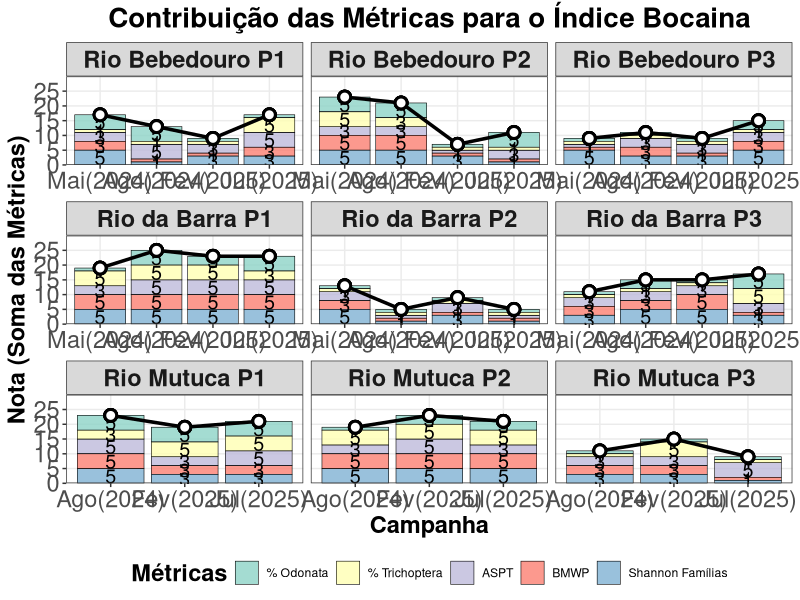
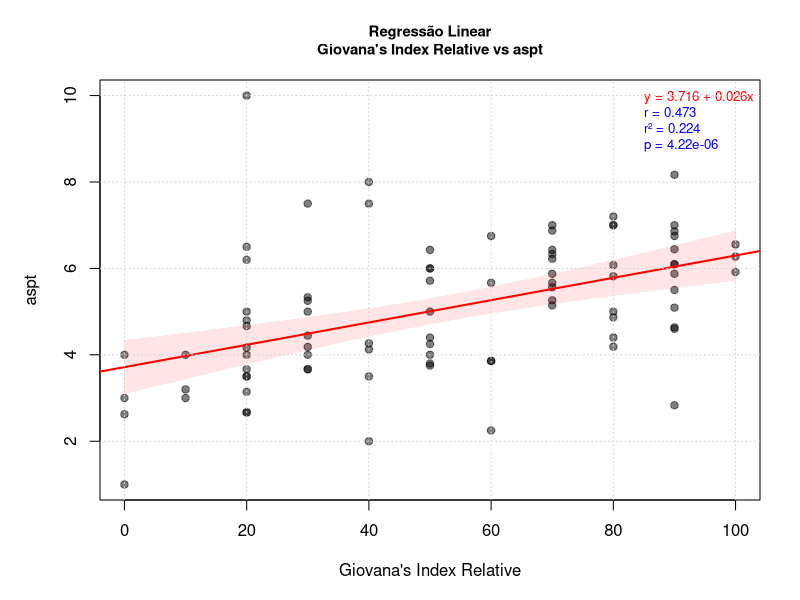
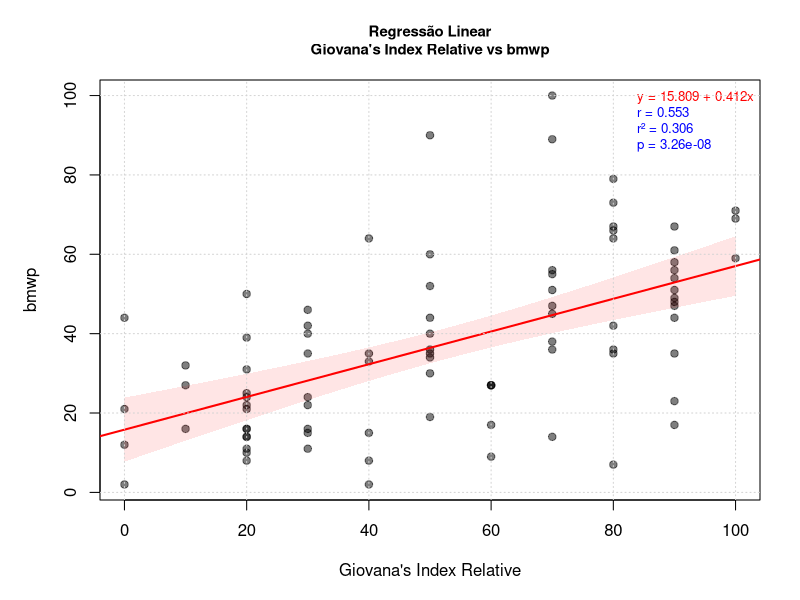
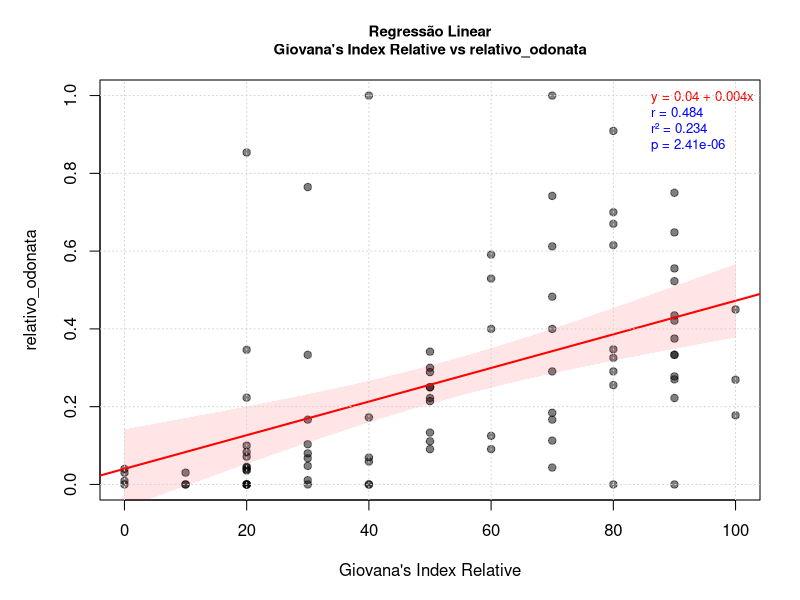
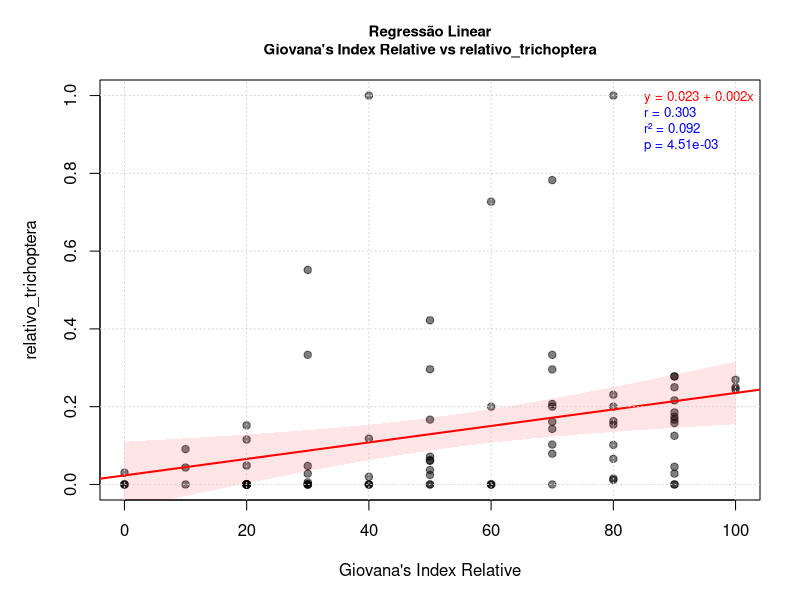
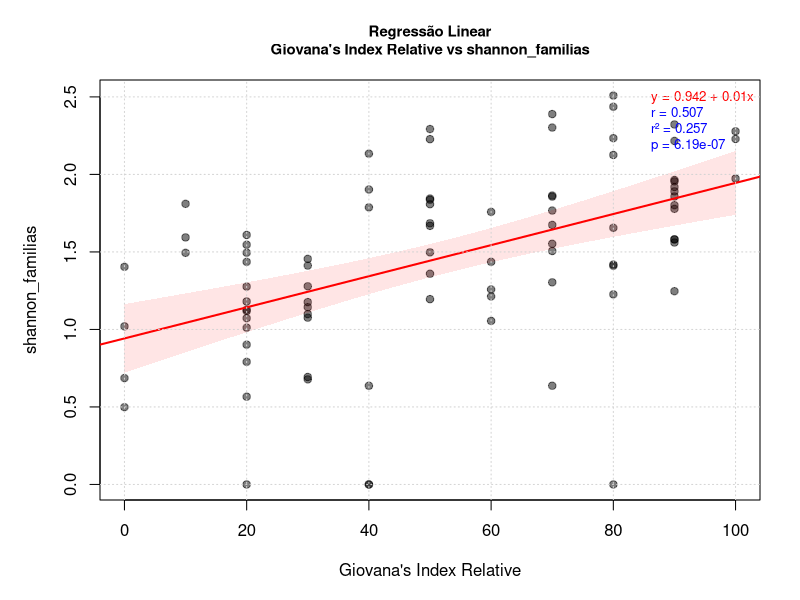
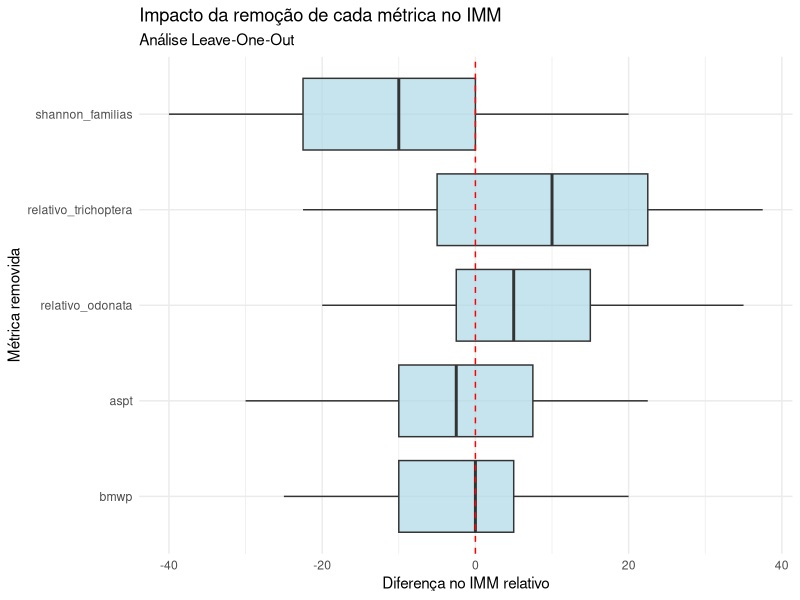
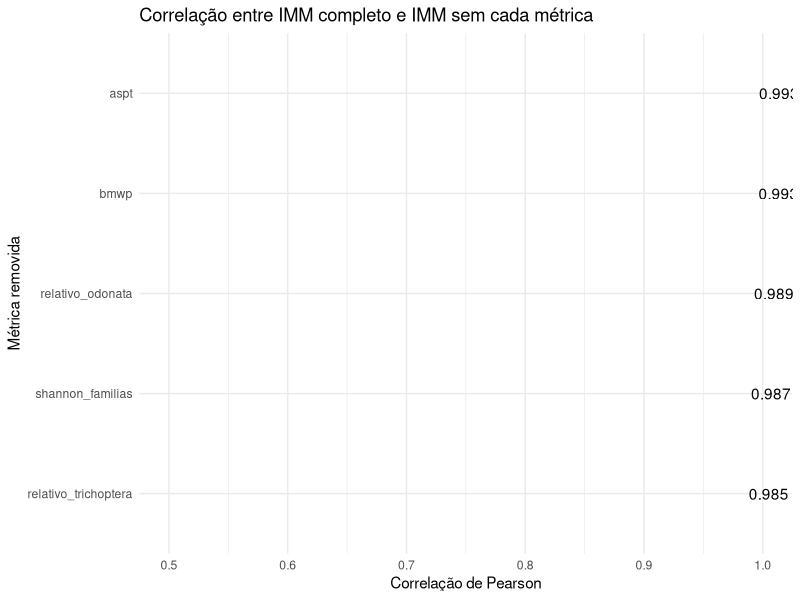

Here is the R script that generated these plots, in order:
library(tidyverse)
library(corrplot)

################################## Configurações ###############################
set.seed(1994)
pontos_referencia <- c("RiodaBarra-P1/2", "RioMutuca-P1")
pontos_impactado <- c("RiodaBarra-P2", "RioMutuca-P3")
rios <- c("rio_bebedouro", "rio_da_barra", "rio_mutuca")
amostras_descartadas <- c("RiodaBarra-P1")
metodos_de_amostragem <- c("D Net")
vetor_respostas <- c(
  "aspt", 
  "bmwp", 
  #"filtrador_proporcao",
  #"raspadores_proporcao",
  #"razao_ept_chironomidae",
  "relativo_odonata",
  "relativo_trichoptera",
  "shannon_familias")

nota_maxima <- length(vetor_respostas) * 5
nota_minima <- length(vetor_respostas)


# Pastas de figuras
pasta_figuras <- "figuras/cap2/indice_multimetrico/indice_bocaina/"
if (!dir.exists(pasta_figuras)) {
  dir.create(pasta_figuras, recursive = TRUE)
}

# Pasta de tabelas
pasta_tabelas <- "tabelas/cap2/indice_multimetrico/indice_bocaina/"
if (!dir.exists(pasta_tabelas)) {
  dir.create(pasta_tabelas, recursive = TRUE)
}

################################## Carregar dados ##############################
indices_df <- read_csv("dados/processado/matriz_indices_imaturos_piata.csv") 


############################## Pre-processamento ###############################
# Adicionar coluna de impacto
indices_df <- indices_df %>%
  mutate(
    impacto = case_when(
      locality_name %in% pontos_referencia ~ "referencia",
      locality_name %in% pontos_impactado ~ "impactado",
      TRUE ~ "desconsiderado"
    )
  ) %>%
  filter(rio %in% rios) %>%
  filter(!locality_name %in% amostras_descartadas)

dados_filtrados <- indices_df %>%
  filter(impacto != "desconsiderado") %>%
  filter(method %in% metodos_de_amostragem) %>%
  mutate(
    impacto = as.factor(impacto),
    method = as.factor(method)
  ) 

############################### Detectando limiares ############################
estatisticas_df <- data.frame()


for (i in vetor_respostas) {
  print(paste("Analisando índice:", i))
  
  estatisticas <- dados_filtrados %>%
    filter(impacto == "referencia") %>%
    mutate(
      minimo = min(.data[[i]]),
      quartil_25 = quantile(.data[[i]], 0.25, na.rm = TRUE),
      quartil_50 = quantile(.data[[i]], 0.50, na.rm = TRUE),
      quartil_75 = quantile(.data[[i]], 0.75, na.rm = TRUE),
      maximo = max(.data[[i]]),
      metade = quartil_25 / 2
      ) %>%
    mutate(metrica = i) %>%
    select(
      metrica, quartil_25, quartil_50, quartil_75, maximo, minimo, metade
    ) %>%
    group_by(metrica) %>%
    summarise_if(is.numeric, mean, na.rm = TRUE)

  estatisticas_df <- rbind(estatisticas_df, estatisticas)
}

write_csv(
  estatisticas_df,
  file.path(pasta_tabelas, "limiares_indices_imaturos_piata.csv")
)
############################### Aplicando na bacia #############################

statisticas_df_limpa <- estatisticas_df %>%
  select(metrica, quartil_25, metade)

indices_rebalanceados_df <- indices_df %>%
  filter(method %in% metodos_de_amostragem) %>%
  select(campanha, rio, locality_name, vetor_respostas) %>%
  pivot_longer(
    cols = all_of(vetor_respostas),
    names_to = "metrica",
    values_to = "valor"
  ) %>%
  left_join(statisticas_df_limpa, by = "metrica") %>%
  mutate(
    nota = case_when(
      valor >= quartil_25 ~ 5,
      valor >= metade & valor < quartil_25 ~ 3,
      valor < metade ~ 1,
      TRUE ~ NA_real_
    )
  ) 

write_csv(
  estatisticas_df,
  file.path(pasta_tabelas, "poontuacao_intermediaria.csv")
)



giovanas_index <- indices_rebalanceados_df %>%
  group_by(campanha, rio, locality_name) %>%
  summarise(giovanas_index = sum(nota)) %>%
  ungroup() %>%
  mutate(
    giovanas_index_relative = (giovanas_index - nota_minima) 
                              / (nota_maxima - nota_minima) * 100
  )


tabela_IMM <- giovanas_index %>%
  select(campanha, rio, locality_name, giovanas_index, giovanas_index_relative)

tabela_indices <- indices_df %>%
  select(campanha, rio, locality_name, all_of(vetor_respostas)) %>%
  left_join(tabela_IMM, by = c("campanha", "rio", "locality_name"))

write_csv(
  tabela_indices,
  file.path(pasta_tabelas, "indice_bocaina_imaturos_piata.csv")
)


################## Plot indice multimetrico ####################################
metricas_contribuicao <- indices_rebalanceados_df %>%
  left_join(giovanas_index, by = c("campanha", "rio", "locality_name")) %>%
  mutate(
    metrica_label = case_when(
      metrica == "aspt" ~ "ASPT",
      metrica == "bmwp" ~ "BMWP",
      metrica == "razao_ept_chironomidae" ~ "EPT/Chironomidae",
      metrica == "relativo_odonata" ~ "% Odonata",
      metrica == "relativo_trichoptera" ~ "% Trichoptera",
      metrica == "riqueza_familias_ephemeroptera" ~ "Presença Ephemeroptera",
      metrica == "shannon_familias" ~ "Shannon Famílias",
      TRUE ~ metrica
    ),
    campanha = case_when(
      campanha == "campanha_1" ~ "Mai(2024)",
      campanha == "campanha_2" ~ "Ago(2024)",
      campanha == "campanha_3" ~ "Fev(2025)",
      campanha == "campanha_4" ~ "Jul(2025)",
      TRUE ~ campanha
    ),
    campanha = factor(
      campanha, 
      levels = c("Mai(2024)", "Ago(2024)", "Fev(2025)", "Jul(2025)")
    ),
    locality_name = case_when(
      locality_name == "RioBebedouro-P1" ~ "Rio Bebedouro P1",
      locality_name == "RioBebedouro-P2" ~ "Rio Bebedouro P2",
      locality_name == "RioBebedouro-P3" ~ "Rio Bebedouro P3",
      locality_name == "RiodaBarra-P1/2" ~ "Rio da Barra P1",
      locality_name == "RiodaBarra-P2" ~ "Rio da Barra P2",
      locality_name == "RiodaBarra-P3" ~ "Rio da Barra P3",
      locality_name == "RioMutuca-P1" ~ "Rio Mutuca P1",
      locality_name == "RioMutuca-P2" ~ "Rio Mutuca P2",
      locality_name == "RioMutuca-P3" ~ "Rio Mutuca P3",
      TRUE ~ locality_name
    )
  ) 


plot <- ggplot() +
  # Barras empilhadas com os valores brutos das notas
  geom_col(
    data = metricas_contribuicao,
    aes(x = campanha, y = nota, fill = metrica_label),
    position = "stack",
    alpha = 0.8,
    color = "black",
    size = 0.2
  ) +
  # Adicionar texto com os valores das notas dentro das barras
  geom_text(
    data = metricas_contribuicao,
    aes(x = campanha, y = nota, fill = metrica_label, label = nota),
    position = position_stack(vjust = 0.5),
    size = 5,
    color = "black"
  ) +
  # Linha do índice total
  geom_line(
    data = metricas_contribuicao,
    aes(x = campanha, y = giovanas_index, group = 1),
    color = "black",
    size = 1.2
  ) +
  # Pontos do índice total
  geom_point(
    data = metricas_contribuicao,
    aes(x = campanha, y = giovanas_index),
    color = "black",
    size = 3,
    shape = 21,
    fill = "white",
    stroke = 1.5
  ) +
  facet_wrap(~  locality_name, scales = "free_x", ncol = 3) +
  labs(
    x = "Campanha",
    y = "Nota (Soma das Métricas)",
    fill = "Métricas",
    title = "Contribuição das Métricas para o Índice Bocaina"
  ) +
  scale_fill_brewer(palette = "Set3") +
  theme_bw() +
  theme(
    axis.text = element_text(angle = 0, hjust = 0.5, size = 17),
    legend.position = "bottom",
    panel.grid.minor = element_blank(),
    strip.text = element_text(size = 17, face = "bold"),
    plot.title = element_text(size = 20, face = "bold", hjust = 0.5),
    axis.title = element_text(size = 17, face = "bold"),
    legend.title = element_text(size = 17, face = "bold")
    
  ) +
  scale_y_continuous(
    limits = c(0, nota_maxima + 5),
    breaks = seq(0, nota_maxima, by = 5),
    expand = c(0, 0)
  )

ggsave(
  filename = file.path(pasta_figuras, "indice_bocaina_imaturos_piata.png"),
  plot = plot,
  width = 15,
  height = 15,
  dpi = 300
)


############################# plotar correlação entre métricas e IMM ###########
# Identificar colunas numéricas (excluindo giovanas_index_relative e giovanas_index)
colunas_numericas <- names(tabela_indices)[sapply(tabela_indices, is.numeric)]
colunas_para_plotar <- setdiff(colunas_numericas, c("giovanas_index_relative", "giovanas_index"))

# Criar gráficos de dispersão para giovanas_index_relative vs outras variáveis numéricas
if(length(colunas_para_plotar) > 0) {
  # Criar um arquivo PDF com todos os gráficos
  pdf(file.path(pasta_figuras, "graficos_giovanas_index_relative.pdf"),
      width = 10, height = 8)
  
  for(var in colunas_para_plotar) {
    # Extrair valores
    x <- tabela_indices[["giovanas_index_relative"]]
    y <- tabela_indices[[var]]
    
    # Remover NAs
    validos <- complete.cases(x, y)
    x_clean <- x[validos]
    y_clean <- y[validos]
    
    # Pular se não houver dados suficientes
    if(length(x_clean) < 3) next
    
    # Calcular correlação
    r <- cor(x_clean, y_clean, method = "pearson")
    r2 <- r^2
    
    # Teste de correlação
    cor_test <- cor.test(x_clean, y_clean, method = "pearson")
    p_val <- cor_test$p.value
    
    # Ajustar modelo de regressão linear
    modelo_linear <- lm(y_clean ~ x_clean)
    
    # Extrair coeficientes da regressão
    intercepto <- coef(modelo_linear)[1]
    inclinacao <- coef(modelo_linear)[2]
    
    # Criar o gráfico
    par(mar = c(5, 5, 4, 2))
    plot(x_clean, y_clean,
         xlab = "Giovana's Index Relative",
         ylab = var,
         main = paste("Regressão Linear\nGiovana's Index Relative vs", var),
         pch = 19,
         col = rgb(0, 0, 0, 0.5),
         cex.main = 0.9)
    
    # Adicionar linha de regressão linear
    abline(modelo_linear, col = "red", lwd = 2)
    
    # Adicionar intervalo de confiança da regressão
    if(length(x_clean) > 10) {  # Só adiciona intervalo se houver dados suficientes
      x_ordenado <- seq(min(x_clean), max(x_clean), length.out = 100)
      intervalo_conf <- predict(modelo_linear, 
                               newdata = data.frame(x_clean = x_ordenado), 
                               interval = "confidence")
      
      # Adicionar banda de confiança
      polygon(c(x_ordenado, rev(x_ordenado)),
              c(intervalo_conf[,2], rev(intervalo_conf[,3])),
              col = rgb(1, 0, 0, 0.1), border = NA)
    }
    
    # Adicionar equação da reta e estatísticas
    equacao <- paste0("y = ", round(intercepto, 3), 
                     ifelse(inclinacao >= 0, " + ", " - "), 
                     round(abs(inclinacao), 3), "x")
    
    legend("topright",
           legend = c(
             equacao,
             paste("r =", round(r, 3)),
             paste("r² =", round(r2, 3)),
             paste("p =", format(p_val, scientific = TRUE, digits = 3))
           ),
           bty = "n",
           cex = 0.8,
           text.col = c("red", "blue", "blue", "blue"))
    
    # Adicionar grid
    grid()
  }
  
  dev.off()
  
  cat("Gráficos de regressão linear salvos em: graficos_giovanas_index_relative.pdf\n")
  
  # Também criar uma tabela resumo das correlações
  resultado_correlacoes <- data.frame(
    Variavel = colunas_para_plotar,
    Correlacao_r = NA,
    R_quadrado = NA,
    P_valor = NA,
    Significativo_005 = NA
  )
  
  for(i in 1:length(colunas_para_plotar)) {
    var <- colunas_para_plotar[i]
    validos <- complete.cases(tabela_indices[["giovanas_index_relative"]], 
                             tabela_indices[[var]])
    
    if(sum(validos) >= 3) {
      cor_test <- cor.test(tabela_indices[["giovanas_index_relative"]][validos], 
                          tabela_indices[[var]][validos])
      resultado_correlacoes$Correlacao_r[i] <- round(cor_test$estimate, 3)
      resultado_correlacoes$R_quadrado[i] <- round(cor_test$estimate^2, 3)
      resultado_correlacoes$P_valor[i] <- format(cor_test$p.value, scientific = TRUE, digits = 3)
      resultado_correlacoes$Significativo_005[i] <- cor_test$p.value < 0.05
    }
  }
  
  # Mostrar e salvar resultados
  print(resultado_correlacoes)
  write.csv(resultado_correlacoes, file.path(pasta_tabelas, "correlacoes_giovanas_index_relative.csv"), row.names = FALSE)
  
}

############################## INACABADO INACABADO #############################
############################### Análise Leave-One-Out ##########################
############################## INACABADO INACABADO #############################

# Função para calcular o IMM com um conjunto específico de métricas
calcular_imm <- function(vetor_metricas, dados, estatisticas_df) {
  
  # Ajustar notas máximas e mínimas para o número de métricas
  nota_max_parcial <- length(vetor_metricas) * 5
  nota_min_parcial <- length(vetor_metricas)
  
  # Filtrar estatísticas para as métricas selecionadas
  estatisticas_parciais <- estatisticas_df %>%
    filter(metrica %in% vetor_metricas) %>%
    select(metrica, quartil_25, metade)
  
  # Calcular IMM parcial
  imm_parcial <- dados %>%
    select(campanha, rio, locality_name, all_of(vetor_metricas)) %>%
    pivot_longer(
      cols = all_of(vetor_metricas),
      names_to = "metrica",
      values_to = "valor"
    ) %>%
    left_join(estatisticas_parciais, by = "metrica") %>%
    mutate(
      nota = case_when(
        valor >= quartil_25 ~ 5,
        valor >= metade & valor < quartil_25 ~ 3,
        valor < metade ~ 1,
        TRUE ~ NA_real_
      )
    ) %>%
    group_by(campanha, rio, locality_name) %>%
    summarise(
      imm_score = sum(nota),
      n_metricas = n(),
      .groups = 'drop'
    ) %>%
    mutate(
      imm_relative = (imm_score - nota_min_parcial) / 
                     (nota_max_parcial - nota_min_parcial) * 100
    )
  
  return(imm_parcial)
}

# Calcular IMM completo (referência)
imm_completo <- calcular_imm(vetor_respostas, indices_df, estatisticas_df)

# Inicializar dataframe para resultados
resultados_loo <- data.frame()

# Loop Leave-One-Out
for (metrica_removida in vetor_respostas) {
  
  cat("\n========================================\n")
  cat("Removendo métrica:", metrica_removida, "\n")
  
  # Criar vetor sem a métrica atual
  metricas_reduzidas <- vetor_respostas[vetor_respostas != metrica_removida]
  
  # Calcular IMM sem essa métrica
  imm_parcial <- calcular_imm(metricas_reduzidas, indices_df, estatisticas_df)
  
  # Comparar com o IMM completo
  comparacao <- imm_completo %>%
    select(campanha, rio, locality_name, imm_completo = imm_relative) %>%
    left_join(
      imm_parcial %>% 
        select(campanha, rio, locality_name, imm_parcial = imm_relative),
      by = c("campanha", "rio", "locality_name")
    ) %>%
    mutate(
      metrica_removida = metrica_removida,
      diferenca = imm_parcial - imm_completo,
      diferenca_absoluta = abs(diferenca)
    )
  
  resultados_loo <- bind_rows(resultados_loo, comparacao)
  
  # Resumo estatístico
  cat("Diferença média:", mean(comparacao$diferenca, na.rm = TRUE), "\n")
  cat("Diferença absoluta média:", mean(comparacao$diferenca_absoluta, na.rm = TRUE), "\n")
  cat("Correlação com IMM completo:", cor(comparacao$imm_completo, comparacao$imm_parcial, use = "complete.obs"), "\n")
}

# Salvar resultados completos
write_csv(
  resultados_loo,
  file.path(pasta_tabelas, "resultados_leave_one_out.csv")
)

############################### Análise de estabilidade ########################

# Resumo por métrica removida
resumo_loo <- resultados_loo %>%
  group_by(metrica_removida) %>%
  summarise(
    correlacao = cor(imm_completo, imm_parcial, use = "complete.obs"),
    dif_media = mean(diferenca, na.rm = TRUE),
    dif_abs_media = mean(diferenca_absoluta, na.rm = TRUE),
    dif_dp = sd(diferenca, na.rm = TRUE),
    dif_max = max(diferenca_absoluta, na.rm = TRUE),
    n_amostras = n(),
    .groups = 'drop'
  ) %>%
  arrange(desc(correlacao))

write_csv(
  resumo_loo,
  file.path(pasta_tabelas, "resumo_leave_one_out.csv")
)

############################### Visualizações ##################################

# 1. Boxplot das diferenças por métrica removida
p1 <- ggplot(resultados_loo, aes(x = reorder(metrica_removida, diferenca_absoluta), 
                                  y = diferenca)) +
  geom_boxplot(fill = "lightblue", alpha = 0.7) +
  geom_hline(yintercept = 0, linetype = "dashed", color = "red") +
  coord_flip() +
  labs(
    title = "Impacto da remoção de cada métrica no IMM",
    subtitle = "Análise Leave-One-Out",
    x = "Métrica removida",
    y = "Diferença no IMM relativo"
  ) +
  theme_minimal()

ggsave(
  file.path(pasta_figuras, "leave_one_out_boxplot.png"),
  p1,
  width = 12,
  height = 8
)

# 2. Correlação entre IMM completo e parcial para cada métrica
p2 <- ggplot(resumo_loo, aes(x = reorder(metrica_removida, correlacao), 
                              y = correlacao)) +
  geom_col(fill = "steelblue") +
  geom_text(aes(label = round(correlacao, 3)), hjust = -0.1) +
  coord_flip() +
  labs(
    title = "Correlação entre IMM completo e IMM sem cada métrica",
    x = "Métrica removida",
    y = "Correlação de Pearson"
  ) +
  ylim(0.5, 1) +
  theme_minimal()

ggsave(
  file.path(pasta_figuras, "leave_one_out_correlacao.png"),
  p2,
  width = 12,
  height = 8
)

# 3. Scatterplot para a métrica mais influente
metrica_mais_influente <- resumo_loo$metrica_removida[which.min(resumo_loo$correlacao)]

p3 <- resultados_loo %>%
  filter(metrica_removida == metrica_mais_influente) %>%
  ggplot(aes(x = imm_completo, y = imm_parcial)) +
  geom_point(alpha = 0.6) +
  geom_abline(slope = 1, intercept = 0, color = "red", linetype = "dashed") +
  geom_smooth(method = "lm", se = TRUE, color = "blue") +
  labs(
    title = paste("IMM completo vs IMM sem", metrica_mais_influente),
    x = "IMM completo (%)",
    y = paste("IMM sem", metrica_mais_influente, "(%)")
  ) +
  theme_minimal()

ggsave(
  file.path(pasta_figuras, "leave_one_out_scatter_mais_influente.png"),
  p3,
  width = 10,
  height = 8
)

# 4. Heatmap da diferença por ponto amostral
p4 <- resultados_loo %>%
  ggplot(aes(x = locality_name, y = metrica_removida, fill = diferenca)) +
  geom_tile() +
  scale_fill_gradient2(low = "red", mid = "white", high = "blue", 
                       midpoint = 0, name = "Diferença") +
  labs(
    title = "Impacto da remoção de métricas por ponto amostral",
    x = "Ponto amostral",
    y = "Métrica removida"
  ) +
  theme_minimal() +
  theme(axis.text.x = element_text(angle = 45, hjust = 1))

ggsave(
  file.path(pasta_figuras, "leave_one_out_heatmap.png"),
  p4,
  width = 14,
  height = 10
)

# 5. Gráfico de importância das métricas
p5 <- ggplot(resumo_loo, aes(x = reorder(metrica_removida, dif_abs_media), 
                              y = dif_abs_media)) +
  geom_col(fill = "darkred", alpha = 0.8) +
  geom_errorbar(aes(ymin = dif_abs_media - dif_dp, 
                    ymax = dif_abs_media + dif_dp),
                width = 0.2) +
  coord_flip() +
  labs(
    title = "Importância relativa das métricas no IMM",
    subtitle = "Baseado na diferença absoluta média ao remover cada métrica",
    x = "Métrica",
    y = "Diferença absoluta média (%)"
  ) +
  theme_minimal()

ggsave(
  file.path(pasta_figuras, "leave_one_out_importancia.png"),
  p5,
  width = 12,
  height = 8
)

############################### Análise de redundância #########################


# Função para criar matriz de p-valores
pval_spearman <- function(df) {
  vars <- names(df)
  n <- length(vars)
  p_mat <- matrix(NA, n, n)
  colnames(p_mat) <- vars
  rownames(p_mat) <- vars

  # Loop pelos pares de variáveis
  for (i in 1:n) {
    for (j in 1:n) {
      if (i == j) {
        p_mat[i, j] <- 0
      } else {
        teste <- cor.test(df[[i]], df[[j]], method = "spearman")
        p_mat[i, j] <- teste$p.value
      }
    }
  }
  return(p_mat)
}



# Matriz de correlação entre métricas
matriz_cor <- dados_filtrados %>%
  select(all_of(vetor_respostas)) %>%
  cor(method = "spearman")

matriz_pval <- pval_spearman(dados_filtrados %>% select(all_of(vetor_respostas)))

# Salvar matriz
write_csv(
  as.data.frame(matriz_cor) %>% rownames_to_column("metrica"),
  file.path(pasta_tabelas, "correlacao_metricas.csv")
)

# Visualizar matriz de correlação


png(file.path(pasta_figuras, "correlacao_metricas.png"), 
    width = 800, height = 800)
corrplot(matriz_cor, 
         method = "color", 
         type = "upper", 
         addCoef.col = "black",
         tl.col = "black", 
         tl.srt = 45,
         title = "Correlação entre métricas do IMM",
         mar = c(0,0,2,0))
dev.off()

# visualizar matriz de p-valores
png(file.path(pasta_figuras, "pval_metricas.png"), 
    width = 800, height = 800)
corrplot(matriz_pval, 
         method = "color",
         type = "upper",
         addCoef.col = "black",
         tl.col = "black",
         tl.srt = 45,
         title = "P-valores da correlação entre métricas do IMM",
         mar = c(0,0,2,0))
dev.off()

############################### Resumo final ###################################
cat("\n\n========================================\n")
cat("RESUMO DA ANÁLISE LEAVE-ONE-OUT\n")
cat("========================================\n\n")

cat("Métricas mais influentes (maior diferença):\n")
resumo_loo %>%
  top_n(3, dif_abs_media) %>%
  select(metrica_removida, dif_abs_media, correlacao) %>%
  print()

cat("\nMétricas menos influentes (menor diferença):\n")
resumo_loo %>%
  top_n(3, desc(dif_abs_media)) %>%
  select(metrica_removida, dif_abs_media, correlacao) %>%
  print()

cat("\nCorrelação média entre IMM completo e parcial:", 
    mean(resumo_loo$correlacao), "\n")
cat("Desvio padrão das correlações:", 
    sd(resumo_loo$correlacao), "\n")
